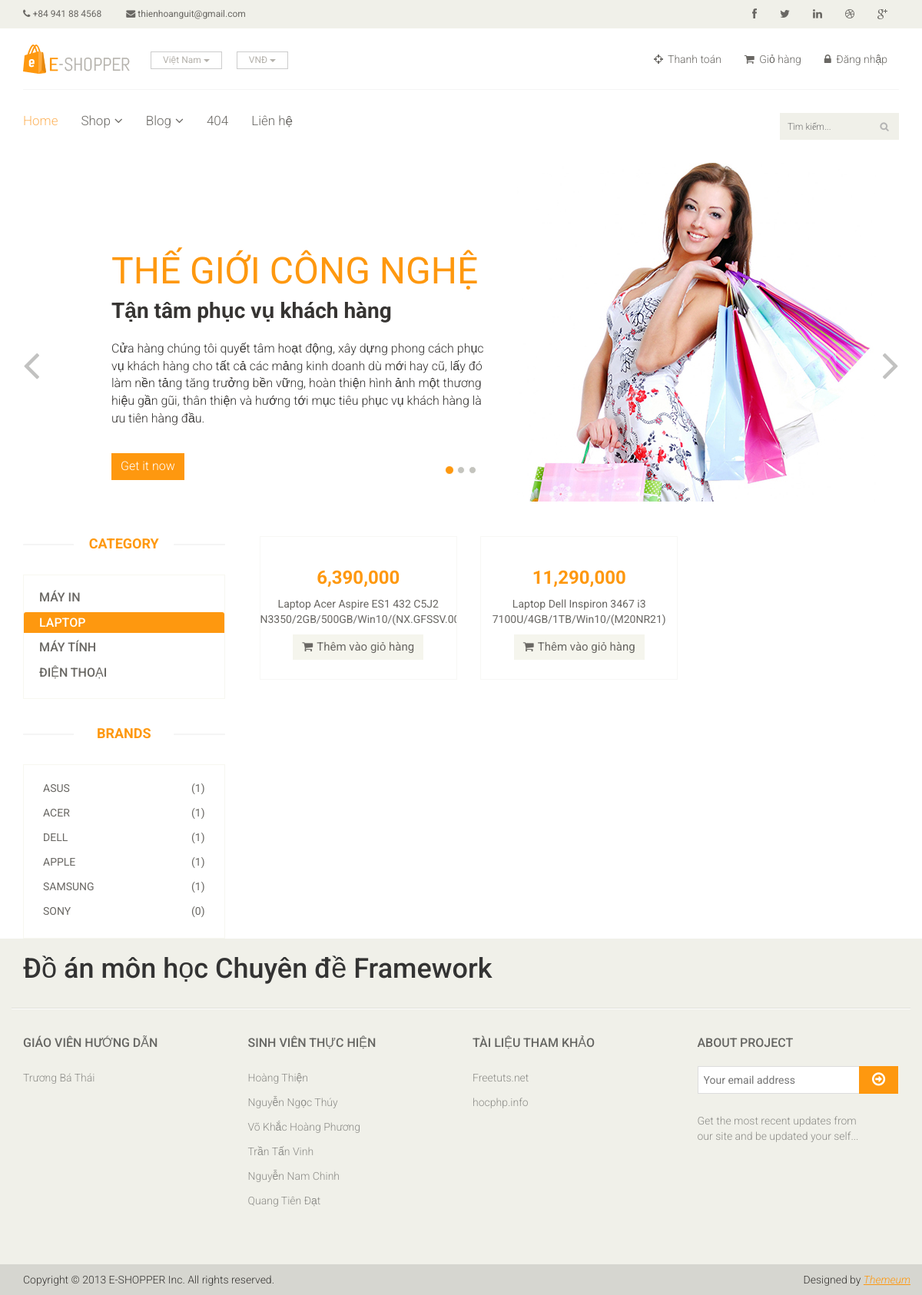
The app's page /home/category/10 with its own data.
### tables this page shows
CREATE TABLE IF NOT EXISTS `category` (
  `id` int(11) NOT NULL,
  `name` varchar(255) NOT NULL
);

CREATE TABLE IF NOT EXISTS `brand` (
  `id` int(11) NOT NULL,
  `name` varchar(255) NOT NULL
);

CREATE TABLE IF NOT EXISTS `product` (
  `id` int(11) NOT NULL,
  `name` varchar(255) NOT NULL,
  `description` text NOT NULL,
  `price` double NOT NULL,
  `cat_id` int(10) NOT NULL,
  `brand_id` int(10) NOT NULL,
  `image` varchar(255) NOT NULL DEFAULT 'default.jpg',
  `inventory` int(11) NOT NULL,
  `sold` int(11) NOT NULL DEFAULT '0',
  `created` date NOT NULL
);

### application/controllers/home.php (called while the page is built, shortened)
<?php
	class Home extends CI_Controller
	{
		function __construct()
		{
			$this->load->model('category_model');
			$this->load->model('brand_model');
			$this->load->model('product_model');
			$this->load->database();
		}
		public function category($cat_id = 0)
		{
			$data['base_url'] = base_url();
			if ($cat_id == 0) {
				redirect($data['base_url']);
			}
			else
			{
				$data['category'] = $this->category_model->get_list();
				$data['brand'] = $this->brand_model->get_list();
				$data['pro_count'] = $this->product_model->get_pro_count_by_brand();
				$data['active_cat'] = $cat_id;
				$input = array();
				$input['where'] = array('cat_id' => $cat_id);
				$data['product'] = $this->product_model->get_list($input);
			}
			$this->load->view('layouts/header_View',$data);
			$this->load->view('layouts/slider_View',$data);
			$this->load->view('layouts/left_siderbar_View',$data);
			$this->load->view('site/category_View',$data);
			$this->load->view('layouts/footer_View',$data);
		}
	}
 ?>

### index.php (called while the page is built, shortened)
<?php
require_once BASEPATH.'core/CodeIgniter.php';

### application/core/MY_model.php (called while the page is built, shortened)
<?php
	class MY_Model extends CI_Model
	{
		var $table;
		function get_list($input = array())
		{
			$query = $this->db->get($this->table);
			return $query->result();
		}
		function get_list_set_input($input)
		{
			if ((isset($input['where'])) && $input['where']) {
				$this->db->where($input['where']);
			}
			if (isset($input['order'][0]) && isset($input['order'][1]))
			{
				$this->db->order_by($input['order'][0], $input['order'][1]);
			}
			else
			{
				$this->db->order_by('id','ASC');
			}
		}
	}
 ?>

### application/models/product_model.php (called while the page is built, shortened)
<?php
	class Product_model extends MY_Model
	{
		function get_pro_count_by_brand()
		{
			$query = $this->db->query('SELECT brand_id, COUNT(*) as num FROM product GROUP BY brand_id');
			return $query->result_array();
		}
	}
 ?>

### application/views/layouts/left_siderbar_View.php (the view, shortened to what this page needs)
<section>
		<div class="container">
			<div class="row">
				<div class="col-sm-3">
					<div class="left-sidebar">
						<h2>Category</h2>
						<div class="panel-group category-products" id="accordian">
							<?php
							if (isset($category)):
								foreach ($category as $key => $value): ?>
							<div class="panel panel-default">
								<a href="<?php echo $base_url.'home/category/'.$value->id; ?>"><div class="panel-heading <?php echo ($value->id == $active_cat)?'selected':''; ?>">
									<h4 class="panel-title"><?php echo $value->name; ?></h4>
								</div></a>
							</div>
						<?php
							endforeach;
						endif; ?>
						</div>
						<div class="brands_products">
							<h2>Brands</h2>
							<div class="brands-name">
								<ul class="nav nav-pills nav-stacked">
								<?php
                                                                if (!isset($active_brand)) {
                                                            $active_brand = -1;
                                                        }
                                                                if (isset($brand)):
								foreach ($brand as $key => $value): ?>
                                                                    <li><a href="<?php echo $base_url.'home/brand/'.$value->id; ?>" <?php echo ($value->id == $active_brand)?'style="background-color: orange;"':''; ?>>  <span class="pull-right">(<?php
									if (isset($pro_count)) {
										$num = 0;
										foreach ($pro_count as $k => $v) {
											if ($v['brand_id'] == $value->id) {
												$num = $v['num'];
												break;
											}
										}
										echo $num;
									}
									?>)</span><?php echo $value->name; ?></a></li>
								<?php endforeach; endif; ?>
								</ul>
							</div>
						</div>
					</div>
				</div>

### application/views/site/category_View.php (shortened to what this page needs)
<div class="col-sm-9 padding-right">
    <div class="features_items">
        <?php foreach ($product as $key => $value): ?>
            <div class="col-sm-4">
                <div class="product-image-wrapper">
                    <div class="single-products">
                        <form action="<?php echo $base_url; ?>home/addtocart" method="POST">
                            <div class="productinfo text-center">
                                <h2><?php echo number_format($value->price, 0, '.', ','); ?></h2>
                                <p><?php echo $value->name; ?></p>
                                <button name="isOK" type="submit" class="btn btn-default add-to-cart"><i class="fa fa-shopping-cart"></i>Thêm vào giỏ hàng</button>
                            </div>
                            <div class="product-overlay">
                                <div class="overlay-content">
                                </div>
                            </div>
                        </form>
                    </div>
                </div>
            </div>
        <?php endforeach; ?>
    </div>
</div>
</section>

### public/css/main.css (style rules this page uses)
body { font-family: 'Roboto', sans-serif; background:; position: relative; font-weight:400px; }
ul li { list-style: none; }
a { -webkit-transition: 300ms; -moz-transition: 300ms; -o-transition: 300ms; transition: 300ms; }
h1, h2, h3, h4, h5, h6 { font-family: 'Roboto', sans-serif; }
.category-products { border: 1px solid #F7F7F0; margin-bottom: 35px; padding-bottom: 20px; padding-top: 15px; }
.left-sidebar h2, .brands_products h2 { color: #FE980F; font-family: 'Roboto', sans-serif; font-size: 18px; font-weight: 700; margin: 0 auto 30px; text-align: center; text-transform: uppercase; position: relative; z-index:3; }
.left-sidebar h2:after, h2.title:after { content: " "; position: absolute; border: 1px solid #f5f5f5; bottom:8px; left: 0; width: 100%; height: 0; z-index: -2; }
.left-sidebar h2:before { content: " "; position: absolute; background: #fff; bottom: -6px; width: 130px; height: 30px; z-index: -1; left: 50%; margin-left: -65px; }
.category-products .panel { background-color: #FFFFFF; border: 0px; border-radius: 0px; box-shadow:none; margin-bottom: 0px; }
.category-products .panel-default .panel-heading { background-color: #FFFFFF; border: 0 none; padding: 5px 20px; }
.category-products .panel-default .selected { background-color: #FE980F; color: white; }
.category-products .panel-default a { color: #696763; font-family: 'Roboto', sans-serif; font-size: 14px; text-decoration: none; text-transform: uppercase; }
.brands-name { border: 1px solid #F7F7F0; padding-bottom: 20px; padding-top: 15px; }
.brands-name .nav-stacked li a { background-color: #FFFFFF; color: #696763; font-family: 'Roboto', sans-serif; font-size: 14px; padding: 5px 25px; text-decoration: none; text-transform: uppercase; }
.padding-right { padding-right: 0; }
.features_items { overflow:hidden; }
.product-image-wrapper { border:1px solid #F7F7F5; overflow: hidden; margin-bottom:30px; }
.single-products { position: relative; }
.productinfo h2 { color: #FE980F; font-family: 'Roboto', sans-serif; font-size: 24px; font-weight: 700; }
.productinfo p { font-family: 'Roboto', sans-serif; font-size: 14px; font-weight: 400; color: #696763; }
.productinfo { position:relative; }
.product-overlay { background:#FE980F; top: 0; display: none; height: 0; position: absolute; transition: height 500ms ease 0s; width: 100%; display: block; opacity:; }
.product-overlay .overlay-content { bottom: 0; position: absolute; bottom: 0; text-align: center; width: 100%; }
.add-to-cart { background:#F5F5ED; border: 0 none; border-radius: 0; color: #696763; font-family: 'Roboto', sans-serif; font-size: 15px; margin-bottom: 25px; }
.add-to-cart i { margin-right:5px; }

### records on screen
category: name "MÁY IN"
category: name "LAPTOP"
category: name "MÁY TÍNH"
category: name "ĐIỆN THOẠI"
brand: num "1", name "ASUS"
brand: num "1", name "ACER"
brand: num "1", name "DELL"
brand: num "1", name "APPLE"
brand: num "1", name "SAMSUNG"
brand: num "0", name "SONY"
product: price "6,390,000", name "Laptop Acer Aspire ES1 432 C5J2…"
product: price "11,290,000", name "Laptop Dell Inspiron 3467 i3 7100U/4GB/1TB/Win10/(M20NR21)"
